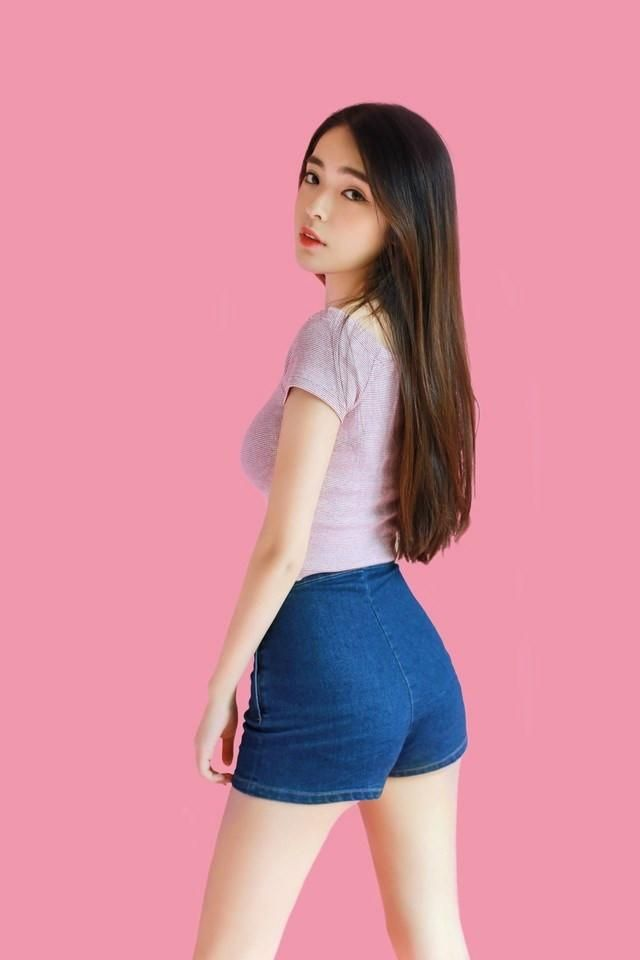
#> input picture Computer Vision/00OpenCV/image/blue_shorts.jpg, 640 x 960 px
$ python '28.1GrabCut算法前景提取.py'
#> lines starting #> are read from the running program, lines starting #| are printed output that depends on the picture
import cv2
import numpy as np
from matplotlib import pyplot as plt


img = cv2.imread("./image/blue_shorts.jpg")
#> img is the input picture: shape (960, 640, 3); mean B, G, R 161.5, 143.7, 211.8
mask = np.zeros(img.shape[:2], np.uint8)

bgdModel = np.zeros((1, 65), np.float64)
fgdModel = np.zeros((1, 65), np.float64)

# [8 lines of commented-out code are left out]

rect = (190, 90, 300, 750)

# 函数返回值是迭代更新的mask, bgdModel, fgdModel。
cv2.grabCut(img, mask, rect, bgdModel, fgdModel, 5, cv2.GC_INIT_WITH_RECT)

mask2 = np.where((mask == 2) | (mask == 0), 0, 1).astype("uint8")
img = img*mask2[:, :, np.newaxis]
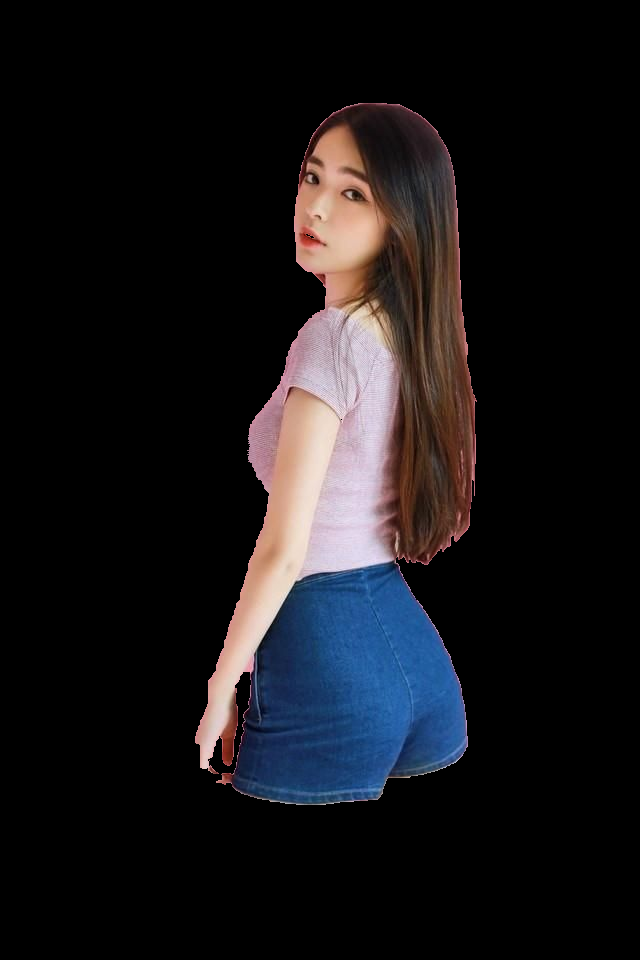
#> img: shape (960, 640, 3); mean B, G, R 24.4, 21.9, 23.6

# plt.imshow(img), plt.colorbar(), plt.show()
cv2.imshow("fg", img)
plt.imshow(mask), plt.title("mask"), plt.show()
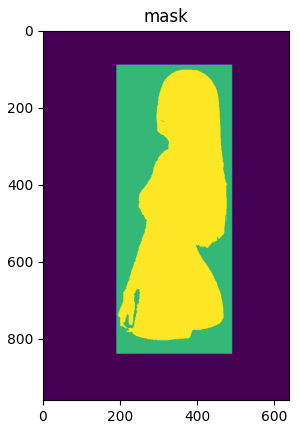
#> figure drawn by matplotlib, 1 panel
cv2.waitKey(0)
cv2.destroyAllWindows()

# 经过测试发现，还是缺少一些部分，下面进行修改。完善。
